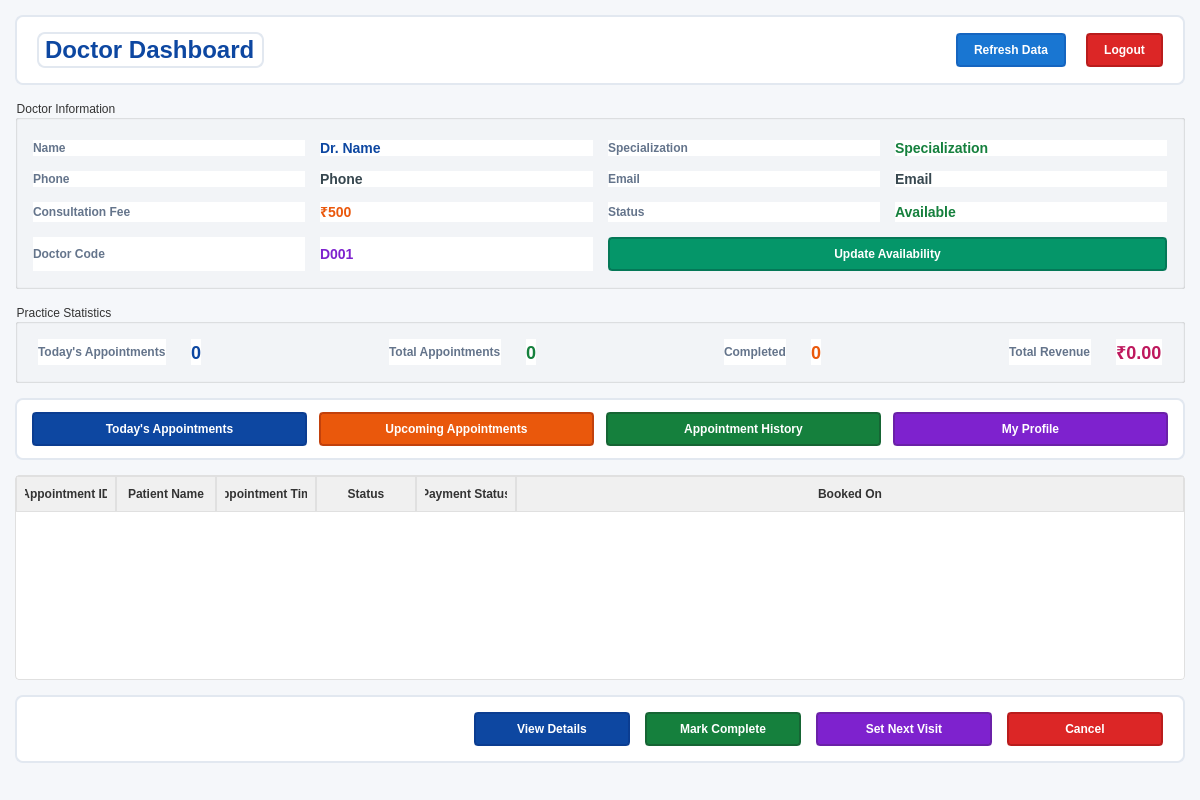
<?xml version="1.0" encoding="UTF-8"?>
<ui version="4.0">
 <class>DoctorPanel</class>
 <widget class="QMainWindow" name="DoctorPanel">
  <property name="geometry">
   <rect>
    <x>0</x>
    <y>0</y>
    <width>1200</width>
    <height>800</height>
   </rect>
  </property>
  <property name="windowTitle">
   <string>Doctor Panel - MedPlus Healthcare</string>
  </property>
  <property name="styleSheet">
   <string notr="true">QMainWindow {
    background-color: #f5f7fa;
    color: #333333;
}

QWidget {
    background-color: #f5f7fa;
    color: #333333;
}

QTabWidget::pane {
    border: 1px solid #c0c0c0;
    background-color: white;
}

QTabBar::tab {
    background-color: #e0e0e0;
    padding: 8px 16px;
    margin-right: 2px;
    color: #333333;
}

QTabBar::tab:selected {
    background-color: white;
    border-bottom: 2px solid #2196f3;
    color: #333333;
}

QTableWidget {
    gridline-color: #e0e0e0;
    selection-background-color: #e3f2fd;
    background-color: white;
    alternate-background-color: #f8f9fa;
    color: #333333;
    border: 1px solid #e0e0e0;
    border-radius: 4px;
}

QTableWidget::item {
    padding: 8px;
    border-bottom: 1px solid #f0f0f0;
    color: #333333;
}

QTableWidget::item:selected {
    background-color: #e3f2fd;
    color: #333333;
}

QHeaderView::section {
    background-color: #f0f0f0;
    padding: 8px;
    border: 1px solid #e0e0e0;
    font-weight: bold;
    color: #333333;
}

QPushButton {
    background-color: #2196f3;
    color: white;
    padding: 8px 16px;
    border: none;
    border-radius: 4px;
    font-weight: bold;
}

QPushButton:hover {
    background-color: #1976d2;
}

QLineEdit {
    padding: 8px;
    border: 1px solid #e0e0e0;
    border-radius: 4px;
    background-color: white;
    color: #333333;
}

QFrame {
    background-color: white;
    color: #333333;
}</string>
  </property>
  <widget class="QWidget" name="centralwidget">
   <layout class="QVBoxLayout" name="verticalLayout">
    <property name="spacing">
     <number>15</number>
    </property>
    <property name="leftMargin">
     <number>15</number>
    </property>
    <property name="topMargin">
     <number>15</number>
    </property>
    <property name="rightMargin">
     <number>15</number>
    </property>
    <property name="bottomMargin">
     <number>15</number>
    </property>
    <item>
     <widget class="QFrame" name="frameHeader">
      <property name="minimumSize">
       <size>
        <width>0</width>
        <height>70</height>
       </size>
      </property>
      <property name="maximumSize">
       <size>
        <width>16777215</width>
        <height>70</height>
       </size>
      </property>
      <property name="styleSheet">
       <string notr="true">QFrame {
    background-color: white;
    border-radius: 8px;
    border: 2px solid #e2e8f0;
}</string>
      </property>
      <layout class="QHBoxLayout" name="horizontalLayout">
       <property name="spacing">
        <number>20</number>
       </property>
       <property name="leftMargin">
        <number>20</number>
       </property>
       <property name="topMargin">
        <number>15</number>
       </property>
       <property name="rightMargin">
        <number>20</number>
       </property>
       <property name="bottomMargin">
        <number>15</number>
       </property>
       <item>
        <widget class="QLabel" name="lblTitle">
         <property name="styleSheet">
          <string notr="true">QLabel {
    font-size: 24px;
    font-weight: 700;
    color: #0d47a1;
    background: transparent;
}</string>
         </property>
         <property name="text">
          <string>Doctor Dashboard</string>
         </property>
        </widget>
       </item>
       <item>
        <spacer name="horizontalSpacer">
         <property name="orientation">
          <enum>Qt::Orientation::Horizontal</enum>
         </property>
         <property name="sizeHint" stdset="0">
          <size>
           <width>40</width>
           <height>20</height>
          </size>
         </property>
        </spacer>
       </item>
       <item>
        <widget class="QPushButton" name="btnRefresh">
         <property name="styleSheet">
          <string notr="true">QPushButton {
    background-color: #1976d2;
    color: white;
    border: 2px solid #1565c0;
    font-weight: 600;
}
QPushButton:hover {
    background-color: #1565c0;
    border-color: #0d47a1;
}
QPushButton:pressed {
    background-color: #0d47a1;
}</string>
         </property>
         <property name="text">
          <string>Refresh Data</string>
         </property>
        </widget>
       </item>
       <item>
        <widget class="QPushButton" name="btnLogout">
         <property name="styleSheet">
          <string notr="true">QPushButton {
    background-color: #dc2626;
    color: white;
    border: 2px solid #b91c1c;
    font-weight: 600;
}
QPushButton:hover {
    background-color: #b91c1c;
    border-color: #991b1b;
}
QPushButton:pressed {
    background-color: #991b1b;
}</string>
         </property>
         <property name="text">
          <string>Logout</string>
         </property>
        </widget>
       </item>
      </layout>
     </widget>
    </item>
    <item>
     <widget class="QGroupBox" name="groupBoxDoctorInfo">
      <property name="title">
       <string>Doctor Information</string>
      </property>
      <layout class="QGridLayout" name="gridLayout">
       <property name="leftMargin">
        <number>15</number>
       </property>
       <property name="topMargin">
        <number>20</number>
       </property>
       <property name="rightMargin">
        <number>15</number>
       </property>
       <property name="bottomMargin">
        <number>15</number>
       </property>
       <property name="spacing">
        <number>15</number>
       </property>
       <item row="0" column="0">
        <widget class="QLabel" name="label1">
         <property name="styleSheet">
          <string notr="true">QLabel {
    font-weight: 600;
    color: #64748b;
}</string>
         </property>
         <property name="text">
          <string>Name</string>
         </property>
        </widget>
       </item>
       <item row="0" column="1">
        <widget class="QLabel" name="lblDoctorName">
         <property name="styleSheet">
          <string notr="true">QLabel {
    font-weight: 700;
    color: #0d47a1;
    font-size: 14px;
}</string>
         </property>
         <property name="text">
          <string>Dr. Name</string>
         </property>
        </widget>
       </item>
       <item row="0" column="2">
        <widget class="QLabel" name="label2">
         <property name="styleSheet">
          <string notr="true">QLabel {
    font-weight: 600;
    color: #64748b;
}</string>
         </property>
         <property name="text">
          <string>Specialization</string>
         </property>
        </widget>
       </item>
       <item row="0" column="3">
        <widget class="QLabel" name="lblSpecialization">
         <property name="styleSheet">
          <string notr="true">QLabel {
    font-weight: 700;
    color: #15803d;
    font-size: 14px;
}</string>
         </property>
         <property name="text">
          <string>Specialization</string>
         </property>
        </widget>
       </item>
       <item row="1" column="0">
        <widget class="QLabel" name="label3">
         <property name="styleSheet">
          <string notr="true">QLabel {
    font-weight: 600;
    color: #64748b;
}</string>
         </property>
         <property name="text">
          <string>Phone</string>
         </property>
        </widget>
       </item>
       <item row="1" column="1">
        <widget class="QLabel" name="lblPhone">
         <property name="styleSheet">
          <string notr="true">QLabel {
    font-weight: 600;
    color: #37474f;
    font-size: 14px;
}</string>
         </property>
         <property name="text">
          <string>Phone</string>
         </property>
        </widget>
       </item>
       <item row="1" column="2">
        <widget class="QLabel" name="label4">
         <property name="styleSheet">
          <string notr="true">QLabel {
    font-weight: 600;
    color: #64748b;
}</string>
         </property>
         <property name="text">
          <string>Email</string>
         </property>
        </widget>
       </item>
       <item row="1" column="3">
        <widget class="QLabel" name="lblEmail">
         <property name="styleSheet">
          <string notr="true">QLabel {
    font-weight: 600;
    color: #37474f;
    font-size: 14px;
}</string>
         </property>
         <property name="text">
          <string>Email</string>
         </property>
        </widget>
       </item>
       <item row="2" column="0">
        <widget class="QLabel" name="label5">
         <property name="styleSheet">
          <string notr="true">QLabel {
    font-weight: 600;
    color: #64748b;
}</string>
         </property>
         <property name="text">
          <string>Consultation Fee</string>
         </property>
        </widget>
       </item>
       <item row="2" column="1">
        <widget class="QLabel" name="lblConsultationFee">
         <property name="styleSheet">
          <string notr="true">QLabel {
    font-weight: 700;
    color: #ea580c;
    font-size: 14px;
}</string>
         </property>
         <property name="text">
          <string>₹500</string>
         </property>
        </widget>
       </item>
       <item row="2" column="2">
        <widget class="QLabel" name="label6">
         <property name="styleSheet">
          <string notr="true">QLabel {
    font-weight: 600;
    color: #64748b;
}</string>
         </property>
         <property name="text">
          <string>Status</string>
         </property>
        </widget>
       </item>
       <item row="2" column="3">
        <widget class="QLabel" name="lblAvailability">
         <property name="styleSheet">
          <string notr="true">QLabel {
    font-weight: 700;
    color: #15803d;
    font-size: 14px;
}</string>
         </property>
         <property name="text">
          <string>Available</string>
         </property>
        </widget>
       </item>
       <item row="3" column="0">
        <widget class="QLabel" name="label7">
         <property name="styleSheet">
          <string notr="true">QLabel {
    font-weight: 600;
    color: #64748b;
}</string>
         </property>
         <property name="text">
          <string>Doctor Code</string>
         </property>
        </widget>
       </item>
       <item row="3" column="1">
        <widget class="QLabel" name="lblDoctorCode">
         <property name="styleSheet">
          <string notr="true">QLabel {
    font-weight: 700;
    color: #7e22ce;
    font-size: 14px;
}</string>
         </property>
         <property name="text">
          <string>D001</string>
         </property>
        </widget>
       </item>
       <item row="3" column="2" colspan="2">
        <widget class="QPushButton" name="btnUpdateAvailability">
         <property name="styleSheet">
          <string notr="true">QPushButton {
    background-color: #059669;
    color: white;
    border: 2px solid #047857;
    font-weight: 600;
}
QPushButton:hover {
    background-color: #047857;
    border-color: #065f46;
}
QPushButton:pressed {
    background-color: #065f46;
}</string>
         </property>
         <property name="text">
          <string>Update Availability</string>
         </property>
        </widget>
       </item>
      </layout>
     </widget>
    </item>
    <item>
     <widget class="QGroupBox" name="groupBoxStats">
      <property name="title">
       <string>Practice Statistics</string>
      </property>
      <layout class="QHBoxLayout" name="horizontalLayout_2">
       <property name="spacing">
        <number>25</number>
       </property>
       <property name="leftMargin">
        <number>20</number>
       </property>
       <property name="topMargin">
        <number>15</number>
       </property>
       <property name="rightMargin">
        <number>20</number>
       </property>
       <property name="bottomMargin">
        <number>15</number>
       </property>
       <item>
        <widget class="QLabel" name="label8">
         <property name="styleSheet">
          <string notr="true">QLabel {
    font-weight: 600;
    color: #64748b;
}</string>
         </property>
         <property name="text">
          <string>Today's Appointments</string>
         </property>
        </widget>
       </item>
       <item>
        <widget class="QLabel" name="lblTodayAppointments">
         <property name="styleSheet">
          <string notr="true">QLabel {
    font-weight: 700;
    font-size: 18px;
    color: #0d47a1;
}</string>
         </property>
         <property name="text">
          <string>0</string>
         </property>
        </widget>
       </item>
       <item>
        <spacer name="horizontalSpacer_3">
         <property name="orientation">
          <enum>Qt::Orientation::Horizontal</enum>
         </property>
         <property name="sizeHint" stdset="0">
          <size>
           <width>20</width>
           <height>20</height>
          </size>
         </property>
        </spacer>
       </item>
       <item>
        <widget class="QLabel" name="label9">
         <property name="styleSheet">
          <string notr="true">QLabel {
    font-weight: 600;
    color: #64748b;
}</string>
         </property>
         <property name="text">
          <string>Total Appointments</string>
         </property>
        </widget>
       </item>
       <item>
        <widget class="QLabel" name="lblTotalAppointments">
         <property name="styleSheet">
          <string notr="true">QLabel {
    font-weight: 700;
    font-size: 18px;
    color: #15803d;
}</string>
         </property>
         <property name="text">
          <string>0</string>
         </property>
        </widget>
       </item>
       <item>
        <spacer name="horizontalSpacer_4">
         <property name="orientation">
          <enum>Qt::Orientation::Horizontal</enum>
         </property>
         <property name="sizeHint" stdset="0">
          <size>
           <width>20</width>
           <height>20</height>
          </size>
         </property>
        </spacer>
       </item>
       <item>
        <widget class="QLabel" name="label10">
         <property name="styleSheet">
          <string notr="true">QLabel {
    font-weight: 600;
    color: #64748b;
}</string>
         </property>
         <property name="text">
          <string>Completed</string>
         </property>
        </widget>
       </item>
       <item>
        <widget class="QLabel" name="lblCompletedAppointments">
         <property name="styleSheet">
          <string notr="true">QLabel {
    font-weight: 700;
    font-size: 18px;
    color: #ea580c;
}</string>
         </property>
         <property name="text">
          <string>0</string>
         </property>
        </widget>
       </item>
       <item>
        <spacer name="horizontalSpacer_5">
         <property name="orientation">
          <enum>Qt::Orientation::Horizontal</enum>
         </property>
         <property name="sizeHint" stdset="0">
          <size>
           <width>20</width>
           <height>20</height>
          </size>
         </property>
        </spacer>
       </item>
       <item>
        <widget class="QLabel" name="label11">
         <property name="styleSheet">
          <string notr="true">QLabel {
    font-weight: 600;
    color: #64748b;
}</string>
         </property>
         <property name="text">
          <string>Total Revenue</string>
         </property>
        </widget>
       </item>
       <item>
        <widget class="QLabel" name="lblTotalRevenue">
         <property name="styleSheet">
          <string notr="true">QLabel {
    font-weight: 700;
    font-size: 18px;
    color: #be185d;
}</string>
         </property>
         <property name="text">
          <string>₹0.00</string>
         </property>
        </widget>
       </item>
      </layout>
     </widget>
    </item>
    <item>
     <widget class="QFrame" name="frameControls">
      <property name="styleSheet">
       <string notr="true">QFrame {
    background-color: white;
    border-radius: 8px;
    border: 2px solid #e2e8f0;
}</string>
      </property>
      <layout class="QHBoxLayout" name="horizontalLayout_3">
       <property name="spacing">
        <number>12</number>
       </property>
       <property name="leftMargin">
        <number>15</number>
       </property>
       <property name="topMargin">
        <number>12</number>
       </property>
       <property name="rightMargin">
        <number>15</number>
       </property>
       <property name="bottomMargin">
        <number>12</number>
       </property>
       <item>
        <widget class="QPushButton" name="btnLoadToday">
         <property name="styleSheet">
          <string notr="true">QPushButton {
    background-color: #0d47a1;
    color: white;
    border: 2px solid #0b3d91;
    font-weight: 600;
}
QPushButton:hover {
    background-color: #0b3d91;
    border-color: #09367d;
}
QPushButton:pressed {
    background-color: #09367d;
}</string>
         </property>
         <property name="text">
          <string>Today's Appointments</string>
         </property>
        </widget>
       </item>
       <item>
        <widget class="QPushButton" name="btnLoadUpcoming">
         <property name="styleSheet">
          <string notr="true">QPushButton {
    background-color: #ea580c;
    color: white;
    border: 2px solid #c2410c;
    font-weight: 600;
}
QPushButton:hover {
    background-color: #c2410c;
    border-color: #9a3412;
}
QPushButton:pressed {
    background-color: #9a3412;
}</string>
         </property>
         <property name="text">
          <string>Upcoming Appointments</string>
         </property>
        </widget>
       </item>
       <item>
        <widget class="QPushButton" name="btnLoadHistory">
         <property name="styleSheet">
          <string notr="true">QPushButton {
    background-color: #15803d;
    color: white;
    border: 2px solid #166534;
    font-weight: 600;
}
QPushButton:hover {
    background-color: #166534;
    border-color: #14532d;
}
QPushButton:pressed {
    background-color: #14532d;
}</string>
         </property>
         <property name="text">
          <string>Appointment History</string>
         </property>
        </widget>
       </item>
       <item>
        <widget class="QPushButton" name="btnViewProfile">
         <property name="styleSheet">
          <string notr="true">QPushButton {
    background-color: #7e22ce;
    color: white;
    border: 2px solid #6b21a8;
    font-weight: 600;
}
QPushButton:hover {
    background-color: #6b21a8;
    border-color: #581c87;
}
QPushButton:pressed {
    background-color: #581c87;
}</string>
         </property>
         <property name="text">
          <string>My Profile</string>
         </property>
        </widget>
       </item>
      </layout>
     </widget>
    </item>
    <item>
     <widget class="QTableWidget" name="tableAppointments">
      <property name="styleSheet">
       <string notr="true">QTableWidget {
    gridline-color: #e0e0e0;
    selection-background-color: #e3f2fd;
    background-color: white;
    alternate-background-color: #f8f9fa;
    color: #333333;
    border: 1px solid #e0e0e0;
    border-radius: 4px;
}

QTableWidget::item {
    padding: 8px;
    border-bottom: 1px solid #f0f0f0;
}

QTableWidget::item:selected {
    background-color: #e3f2fd;
    color: #333333;
}</string>
      </property>
      <property name="alternatingRowColors">
       <bool>true</bool>
      </property>
      <property name="rowCount">
       <number>0</number>
      </property>
      <property name="columnCount">
       <number>6</number>
      </property>
      <attribute name="horizontalHeaderVisible">
       <bool>true</bool>
      </attribute>
      <attribute name="horizontalHeaderCascadingSectionResizes">
       <bool>false</bool>
      </attribute>
      <attribute name="horizontalHeaderHighlightSections">
       <bool>true</bool>
      </attribute>
      <attribute name="horizontalHeaderStretchLastSection">
       <bool>true</bool>
      </attribute>
      <attribute name="verticalHeaderVisible">
       <bool>false</bool>
      </attribute>
      <column>
       <property name="text">
        <string>Appointment ID</string>
       </property>
      </column>
      <column>
       <property name="text">
        <string>Patient Name</string>
       </property>
      </column>
      <column>
       <property name="text">
        <string>Appointment Time</string>
       </property>
      </column>
      <column>
       <property name="text">
        <string>Status</string>
       </property>
      </column>
      <column>
       <property name="text">
        <string>Payment Status</string>
       </property>
      </column>
      <column>
       <property name="text">
        <string>Booked On</string>
       </property>
      </column>
     </widget>
    </item>
    <item>
     <widget class="QFrame" name="frameActions">
      <property name="styleSheet">
       <string notr="true">QFrame {
    background-color: white;
    border-radius: 8px;
    border: 2px solid #e2e8f0;
}</string>
      </property>
      <layout class="QHBoxLayout" name="horizontalLayout_4">
       <property name="spacing">
        <number>15</number>
       </property>
       <property name="leftMargin">
        <number>20</number>
       </property>
       <property name="topMargin">
        <number>15</number>
       </property>
       <property name="rightMargin">
        <number>20</number>
       </property>
       <property name="bottomMargin">
        <number>15</number>
       </property>
       <item>
        <spacer name="horizontalSpacer_2">
         <property name="orientation">
          <enum>Qt::Orientation::Horizontal</enum>
         </property>
         <property name="sizeHint" stdset="0">
          <size>
           <width>40</width>
           <height>20</height>
          </size>
         </property>
        </spacer>
       </item>
       <item>
        <widget class="QPushButton" name="btnViewDetails">
         <property name="styleSheet">
          <string notr="true">QPushButton {
    background-color: #0d47a1;
    color: white;
    border: 2px solid #0b3d91;
    font-weight: 600;
    min-width: 120px;
}
QPushButton:hover {
    background-color: #0b3d91;
    border-color: #09367d;
}
QPushButton:pressed {
    background-color: #09367d;
}</string>
         </property>
         <property name="text">
          <string>View Details</string>
         </property>
        </widget>
       </item>
       <item>
        <widget class="QPushButton" name="btnComplete">
         <property name="styleSheet">
          <string notr="true">QPushButton {
    background-color: #15803d;
    color: white;
    border: 2px solid #166534;
    font-weight: 600;
    min-width: 120px;
}
QPushButton:hover {
    background-color: #166534;
    border-color: #14532d;
}
QPushButton:pressed {
    background-color: #14532d;
}</string>
         </property>
         <property name="text">
          <string>Mark Complete</string>
         </property>
        </widget>
       </item>
       <item>
        <widget class="QPushButton" name="btnSetNextVisit">
         <property name="styleSheet">
          <string notr="true">QPushButton {
    background-color: #7e22ce;
    color: white;
    border: 2px solid #6b21a8;
    font-weight: 600;
    min-width: 140px;
}
QPushButton:hover {
    background-color: #6b21a8;
    border-color: #581c87;
}
QPushButton:pressed {
    background-color: #581c87;
}</string>
         </property>
         <property name="text">
          <string>Set Next Visit</string>
         </property>
        </widget>
       </item>
       <item>
        <widget class="QPushButton" name="btnCancel">
         <property name="styleSheet">
          <string notr="true">QPushButton {
    background-color: #dc2626;
    color: white;
    border: 2px solid #b91c1c;
    font-weight: 600;
    min-width: 120px;
}
QPushButton:hover {
    background-color: #b91c1c;
    border-color: #991b1b;
}
QPushButton:pressed {
    background-color: #991b1b;
}</string>
         </property>
         <property name="text">
          <string>Cancel</string>
         </property>
        </widget>
       </item>
      </layout>
     </widget>
    </item>
   </layout>
  </widget>
  <widget class="QMenuBar" name="menubar">
   <property name="geometry">
    <rect>
     <x>0</x>
     <y>0</y>
     <width>1200</width>
     <height>25</height>
    </rect>
   </property>
  </widget>
  <widget class="QStatusBar" name="statusbar"/>
 </widget>
 <resources/>
 <connections/>
</ui>
